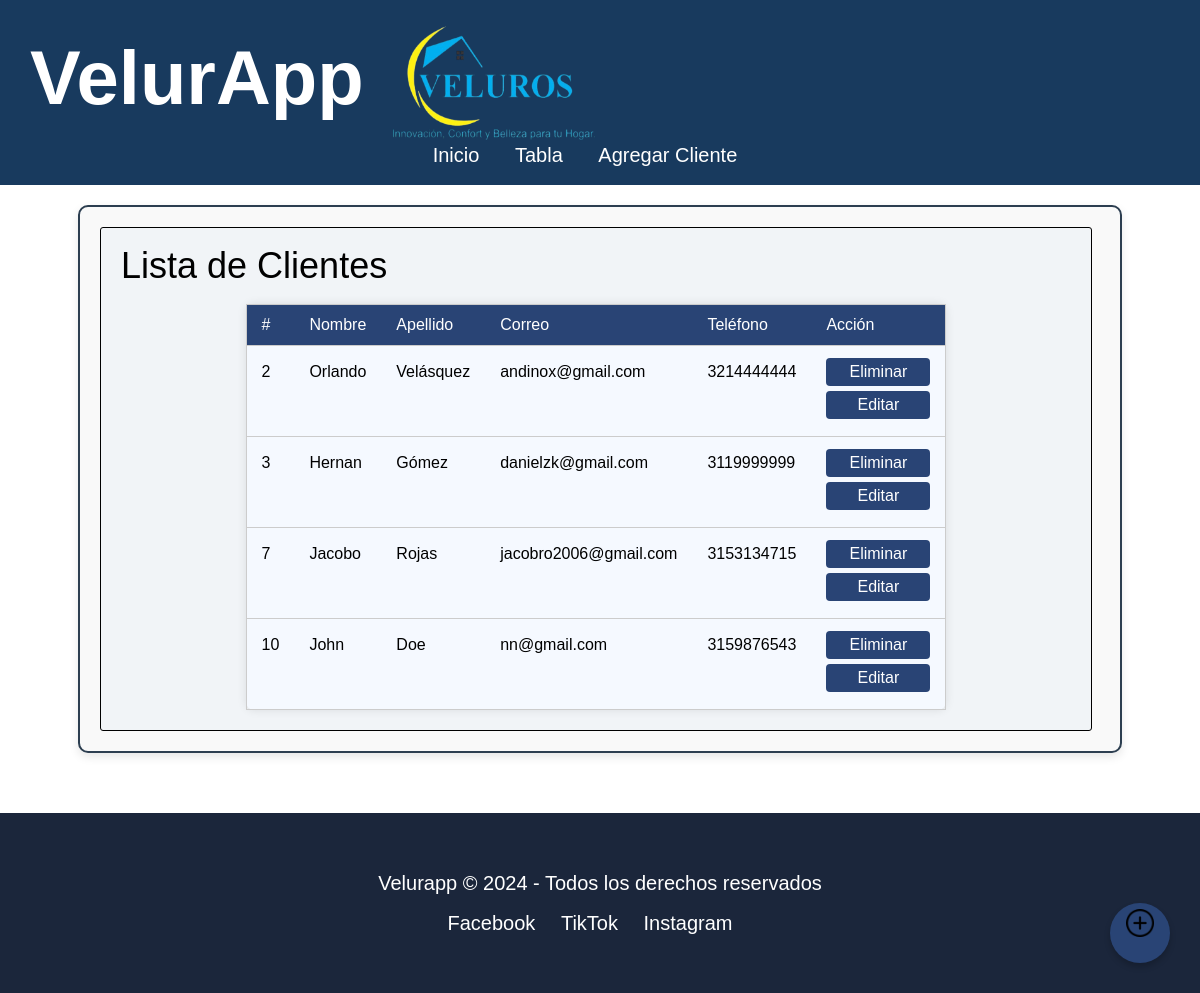
The app's page /, older data.
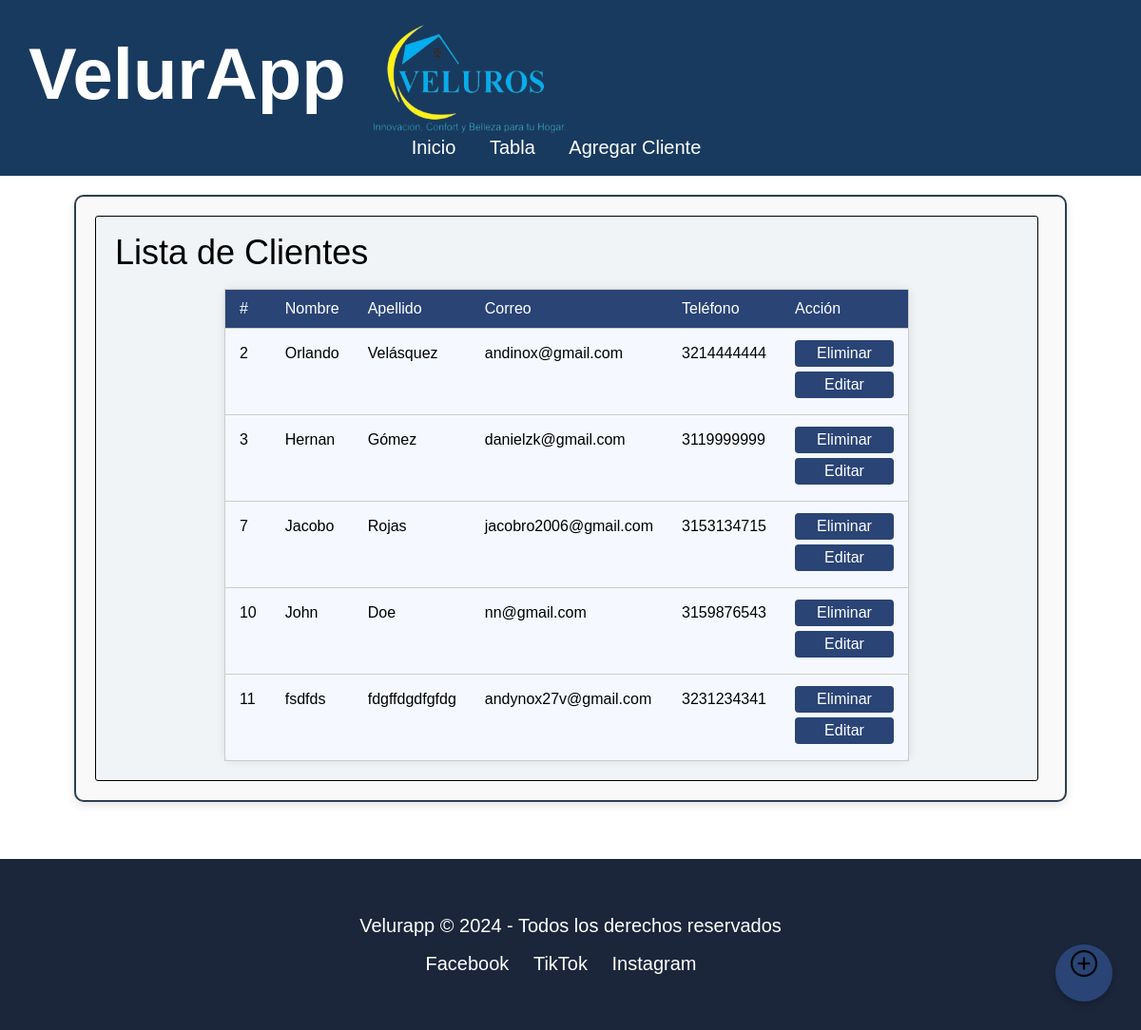
The same page, newer data.
### todo/models.py (models this page shows, shortened)
class Cliente(models.Model):
    nombre = models.CharField(max_length=100)
    apellido = models.CharField(max_length=100)
    correo = models.EmailField(unique=True)
    telefono = models.CharField(max_length=15)
    class Meta:
        ordering = ['id']

### todo/views.py (the view)
# urls.py: 2. Add a URL to urlpatterns:  path('', views.home, name='home')
def home(request):
    clientes = Cliente.objects.all()
    return render(request, 'todo/home.html', {'clientes': clientes})

### todo/templates/todo/home.html
{% extends 'todo/layout.html' %}
{% load static %}
{% block content %}
<div class="contenedor-articulos" style="position: relative">
  <section>
    <h2>Lista de Clientes</h2>
    <a class="boton-agregar" href="{% url 'agregar' %}">
      <img src="{% static 'todo/images/icono-anadir.png' %}" alt="Agregar">
    </a>
    <table class="formulario">
      <thead>
        <tr>
          <th>#</th>
          <th>Nombre</th>
          <th>Apellido</th>
          <th>Correo</th>
          <th>Teléfono</th>
          <th>Acción</th>
        </tr>
      </thead>
      <tbody>
        {% for cliente in clientes %}
        <tr>
          <td>{{ cliente.id }}</td>
          <td>{{ cliente.nombre }}</td>
          <td>{{ cliente.apellido }}</td>
          <td>{{ cliente.correo }}</td>
          <td>{{ cliente.telefono }}</td>
          <td>
              <a class="clickeable boton-accion" href="{% url 'eliminar' cliente.id %}">Eliminar</a>
              <a class="clickeable boton-accion" href="{% url 'editar' cliente.id %}">Editar</a>
          </td>
        </tr>
        {% empty %}
        <tr>
          <td colspan="6">No hay clientes registrados.</td>
        </tr>
        {% endfor %}
      </tbody>
    </table>
  </section>
</div>
{% endblock %}

Row changes from the older to the newer data that the page shows:
added Cliente: id "11", nombre "fsdfds", apellido "fdgffdgdfgfdg", correo "andynox27v@gmail.com", telefono "3231234341"
